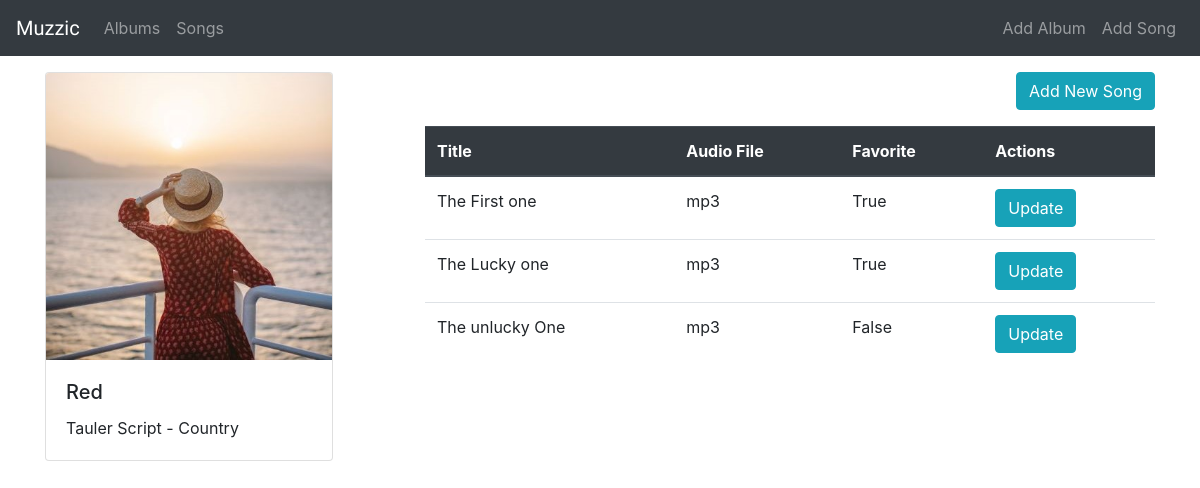
Page /music/7/ on the committed database.
### music/models.py (models this page shows, shortened)
class Album(models.Model):
    artist = models.CharField(max_length=250)
    album_title = models.CharField(max_length=500)
    genre = models.CharField(max_length=100)
    album_logo = models.FileField(null = True)

class song(models.Model):
    album = models.ForeignKey(Album, on_delete = models.CASCADE)
    file_type = models.CharField(max_length=10)
    song_title = models.CharField(max_length=250)
    is_favorite = models.BooleanField(default = False)
    def __str__(self):
        return self.song_title

### music/views.py (the view)
# urls.py: path('<pk>/', views.DetailView.as_view(), name ="detail"),
class DetailView(generic.DetailView):
    model = Album
    template_name = 'music/detail.html'
    queryset = Album.objects.all()
    def get_context_data(self, **kwargs):
        context = super(DetailView, self).get_context_data(**kwargs)
        context['songs'] = song.objects.filter(album = self.kwargs.get('pk'))
        print(context['songs'])
        return context

### music/templates/music/detail.html (shortened to what this page needs)
{% extends 'music/base.html' %}
{% block body %}
<div class="container" style="margin-top: 1rem;">
    <div class="row">
        <div class="col-sm-12 col-md-4 col-lg-4">
            <div class="card" style="width: 18rem;">
                <img class="card-img-top" src="{{ album.album_logo.url }}" >
                <div class="card-body">
                    <h5 class="card-title">{{ album.album_title }}</h5>
                    <p class="card-text">
                        {{ album.artist }} - {{album.genre}}
                    </p>
                </div>
            </div>
        </div>
        <div class="col-sm-12 col-md-8 col-lg-8" >
            <div style="text-align: end;">
                <a href="{% url 'music:song-add' %}" class="btn btn-info" >Add New Song</a>
            </div>
                    <table class="table" style="margin-top: 1rem;">
                        <thead class="thead-dark">
                          <tr>
                            <th scope="col">Title</th>
                            <th scope="col">Audio File</th>
                            <th scope="col">Favorite</th>
                            <th scope="col">Actions</th>
                          </tr>
                        </thead>
                        <tbody>
                            {%for song in songs %}
                            <tr>
                                <td>{{ song.song_title }}</td>
                                <td>{{ song.file_type }}</td>
                                <td>{{ song.is_favorite }}</td>
                                <td>
                                    <a href="{% url 'music:song-update' song.id %}" class="btn btn-info">Update</a>
                                </td>
                            </tr>
                            {% endfor %}
                        </tbody>
                    </table>
        </div>
    </div>
</div>
{% endblock %}

### music/templates/music/base.html (shortened to what this page needs)
<!DOCTYPE html>
<html lang="en">
    <head>
        {% load static %}
        <link rel="stylesheet" type = "text/css" href="{% static '/music/style.css' %}" />
        <link rel="stylesheet" href="https://stackpath.bootstrapcdn.com/bootstrap/4.5.2/css/bootstrap.min.css" />
    </head>
    <body>
        <nav class="navbar navbar-expand-lg navbar-dark bg-dark">
            <a class="navbar-brand" href="{% url 'music:index' %}">Muzzic</a>
            <div class="collapse navbar-collapse" id="navbarSupportedContent">
              <ul class="navbar-nav mr-auto">
                <li class="nav-item">
                  <a class="nav-link" href="{% url 'music:index' %}">Albums</a>
                </li>
                <li class="nav-item">
                  <a class="nav-link" href="{% url 'music:songList' %}">Songs</a>
                </li>
              </ul>
              <ul class="navbar-nav ">
                  <li class="nav-item">
                    <a class="nav-link" href="{% url 'music:album-add' %}">Add Album</a>
                  </li>
                  <li class="nav-item">
                    <a class="nav-link" href="{% url 'music:song-add' %}">Add Song</a>
                  </li>
                </ul>
            </div>
</nav>
{% block body %}
{% endblock %}
    </body>
</html>

### music/static/music/style.css (style rules this page uses)
body { background-color: white; }
.navbar-brand { font-family: 'Satisfy',cursive; }

### rows in the picture
Album: album_logo (picture), album_title "Red", artist "Tauler Script", genre "Country"
song: song_title "The First one", file_type "mp3", is_favorite "True"
song: song_title "The Lucky one", file_type "mp3", is_favorite "True"
song: song_title "The unlucky One", file_type "mp3", is_favorite "False"
